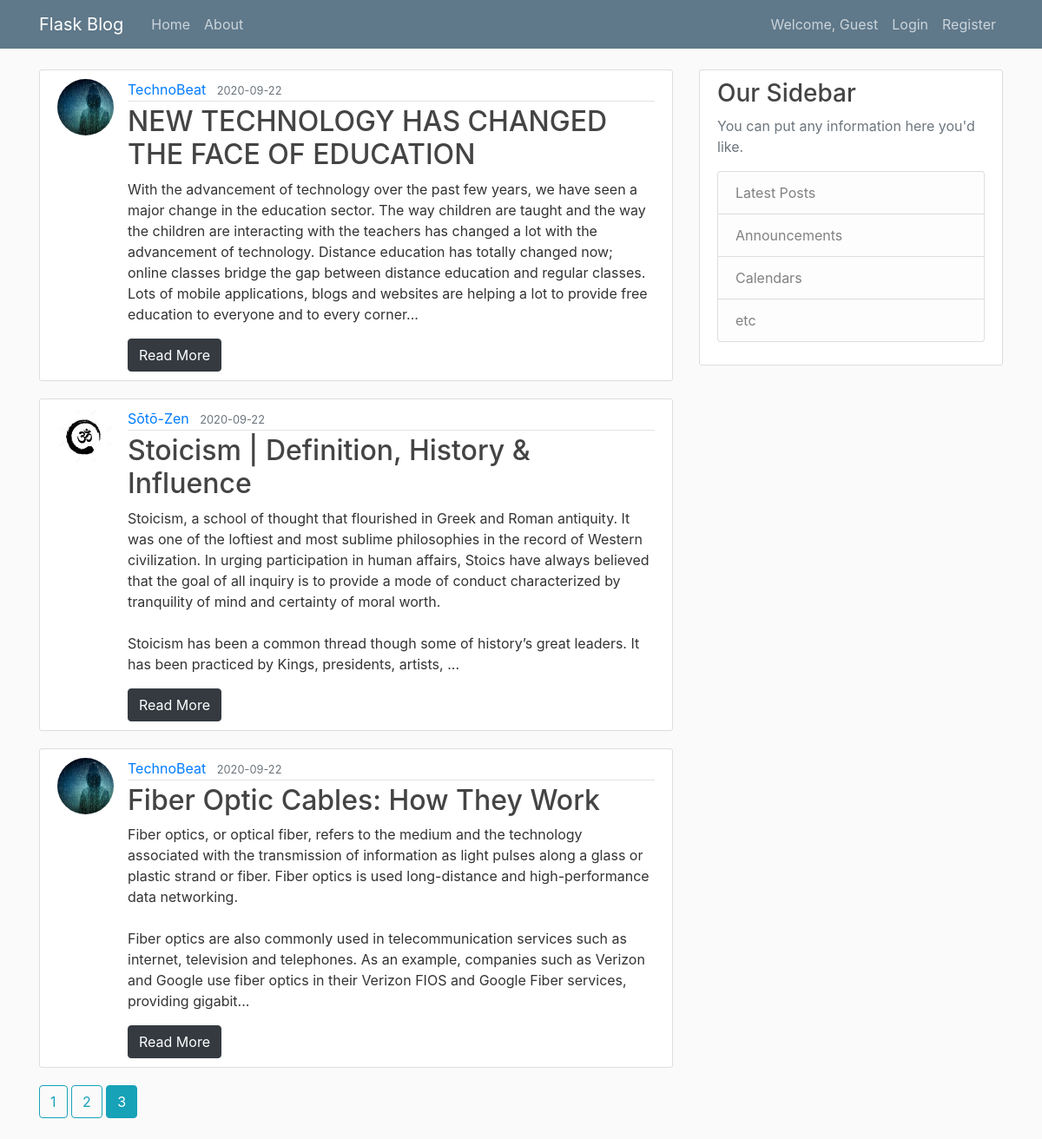
Screenshot of /home?page=3 with the database file from the repository.
### flaskblog/models.py (models this page shows, shortened)
class Post(db.Model):
    id = db.Column(db.Integer, primary_key=True)
    title = db.Column(db.String(100), nullable=False)
    date_posted = db.Column(db.DateTime, nullable=False, default=datetime.utcnow)
    content = db.Column(db.Text, nullable=False)
    user_id = db.Column(db.Integer, db.ForeignKey('user.id'), nullable=False)

class User(db.Model, UserMixin):
    id = db.Column(db.Integer, primary_key=True)
    username = db.Column(db.String(20), unique=True, nullable=False)
    email = db.Column(db.String(120), unique=True, nullable=False)
    image_file = db.Column(db.String(20), nullable=False, default='default.jpg')
    password = db.Column(db.String(60), nullable=False)
    posts = db.relationship('Post', backref='author', lazy=True)

### flaskblog/main/routes.py (the view)
@main.route("/")
@main.route("/home")
def home():
	page = request.args.get('page',1, type=int)
	posts = Post.query.order_by(Post.date_posted.desc()).paginate(page=page, per_page=5)
	return render_template('home.html', posts=posts)

### flaskblog/templates/home.html
{% extends "layout.html" %}
{% block content %}
	{% for post in posts.items %}
		<article class="media content-section">
			<img class="rounded-circle article-img" src="{{ url_for('static', filename='profile_pics/' + post.author.image_file) }}">
		  <div class="media-body">
		    <div class="article-metadata">
		      <a class="mr-2" href="{{ url_for('users.user_posts', username=post.author.username) }}">{{ post.author.username }}</a>
		      <small class="text-muted">{{ post.date_posted.strftime('%Y-%m-%d') }}</small>
		    </div>
		    <h2><a class="article-title" href="{{ url_for('posts.post', post_id=post.id) }}">{{ post.title }}</a></h2>
		    <p class="article-content">{{ post.content[0:500] }}...</p>
		    <a class = "btn btn-dark" href="{{ url_for('posts.post', post_id=post.id ) }}">Read More</a>
		  </div>
		</article>
	{% endfor %}
	{% for page_num in posts.iter_pages(left_edge=1, right_edge=1, left_current = 1, right_current = 2) %}
		{% if page_num %}
			{% if posts.page == page_num %}
				<a class="btn btn-info mb-4" href="{{url_for('main.home', page=page_num)}}">{{ page_num }}</a>
			{% else %}
				<a class="btn btn-outline-info mb-4" href="{{url_for('main.home', page=page_num)}}">{{ page_num }}</a>
			{% endif %}
		{% else %}
			...
		{% endif %}
	{% endfor %}
{% endblock content %}

### flaskblog/static/main.css (style rules this page uses)
body { background: #fafafa; color: #333333; margin-top: 5rem; }
h1, h2, h3, h4, h5, h6 { color: #444444; }
.content-section { background: #ffffff; padding: 10px 20px; border: 1px solid #dddddd; border-radius: 3px; margin-bottom: 20px; }
.article-title { color: #444444; }
.article-content { white-space: pre-line; }
.article-img { height: 65px; width: 65px; margin-right: 16px; }
.article-metadata { padding-bottom: 1px; margin-bottom: 4px; border-bottom: 1px solid #e3e3e3 }

### rows the page displays
Post: image_file (picture), author.username "TechnoBeat", date_posted "2020-09-22", title "NEW TECHNOLOGY HAS CHANGED THE FACE OF EDUCATION", content "With the advancement of technology over the past few years, we have seen a major change in the education sector. The way children are taught and the way the children are interacting with the teachers has changed a lot with the advancement of technology. Distance education has totally changed now; online classes bridge the gap between distance education and regular classes. Lots of mobile applications, blogs and websites are helping a lot to provide free education to everyone and to every corner"
Post: image_file (picture), author.username "Sōtō-Zen", date_posted "2020-09-22", title "Stoicism | Definition, History & Influence", content "Stoicism, a school of thought that flourished in Greek and Roman antiquity. It was one of the loftiest and most sublime philosophies in the record of Western civilization. In urging participation in human affairs, Stoics have always believed that the goal of all inquiry is to provide a mode of conduct characterized by tranquility of mind and certainty of moral worth. Stoicism has been a common thread though some of history’s great leaders. It has been practiced by Kings, presidents, artists,"
Post: image_file (picture), author.username "TechnoBeat", date_posted "2020-09-22", title "Fiber Optic Cables: How They Work", content "Fiber optics, or optical fiber, refers to the medium and the technology associated with the transmission of information as light pulses along a glass or plastic strand or fiber. Fiber optics is used long-distance and high-performance data networking. Fiber optics are also commonly used in telecommunication services such as internet, television and telephones. As an example, companies such as Verizon and Google use fiber optics in their Verizon FIOS and Google Fiber services, providing gigabit"

### other values shown
{{ page_num }} "1" "2"
{{ page_num }} "3"
